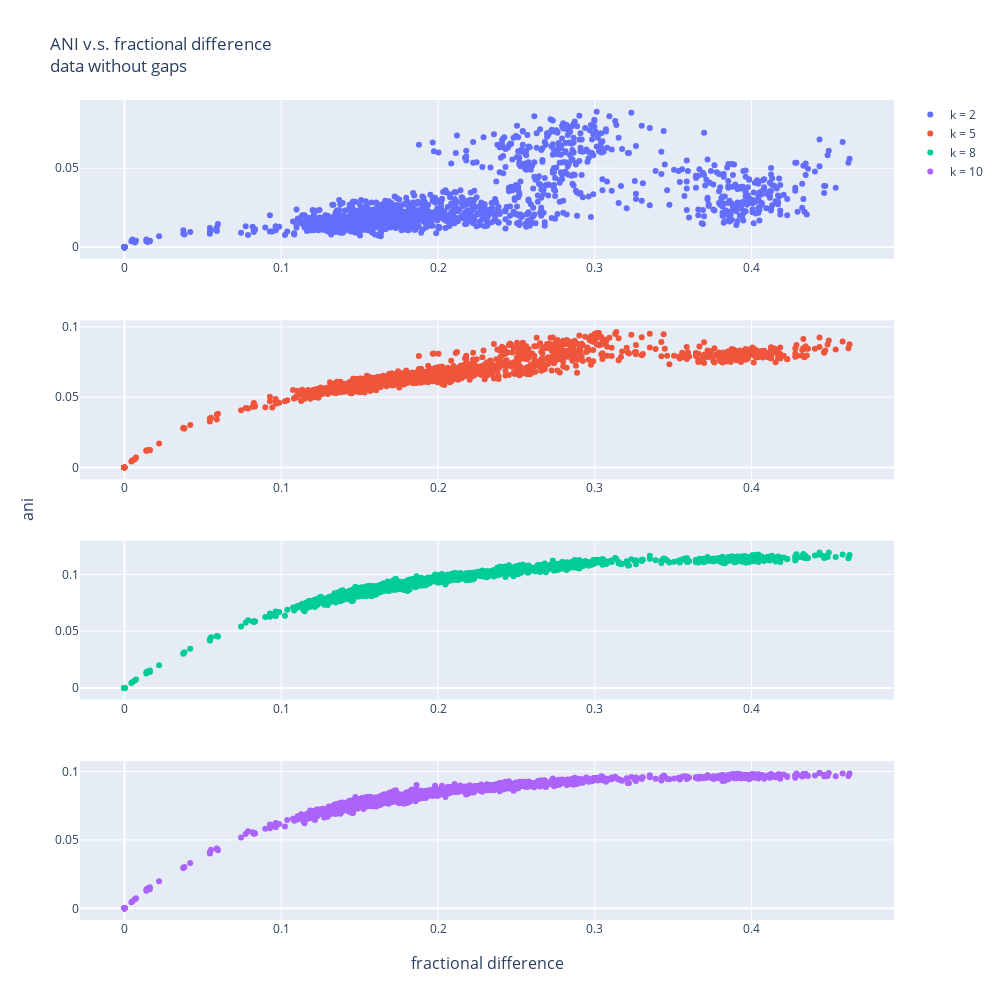

Notebook cell for this chart:
### Code cell
fig = make_subplots(rows=4, cols=1,
x_title="fractional difference", y_title="ani")

fig.add_trace(go.Scatter(
    x=frac_diff_degap,
    y=anis_k_2_degap,
    mode='markers',
    name='k = 2'
), row=1, col=1)

fig.add_trace(go.Scatter(
    x=frac_diff_degap,
    y=anis_k_5_degap,
    mode='markers',
    name='k = 5'
), row=2, col=1)

fig.add_trace(go.Scatter(
    x=frac_diff_degap,
    y=anis_k_8_degap, 
    mode='markers',
    name='k = 8'
), row=3, col=1)

fig.add_trace(go.Scatter(
    x=frac_diff_degap,
    y=anis_k_10_degap, 
    mode='markers',
    name='k = 10'
), row=4, col=1)

fig.update_layout(height=1000, width=1000, title_text="ANI v.s. fractional difference <br>data without gaps")
fig.show()

### Figure 1 — Plotly figure (JSON) as saved in the notebook; plotly's stock layout.template omitted (floating-point values rounded to 4 significant figures; data arrays with more than 128 entries replaced by an {"elided": "..."} marker saying what was removed)
{"data": [{"mode": "markers", "name": "k = 2", "type": "scatter", "x": {"elided": "1540 float values"}, "xaxis": "x", "y": {"elided": "1540 float values"}, "yaxis": "y"}, {"mode": "markers", "name": "k = 5", "type": "scatter", "x": {"elided": "1540 float values"}, "xaxis": "x2", "y": {"elided": "1540 float values"}, "yaxis": "y2"}, {"mode": "markers", "name": "k = 8", "type": "scatter", "x": {"elided": "1540 float values"}, "xaxis": "x3", "y": {"elided": "1540 float values"}, "yaxis": "y3"}, {"mode": "markers", "name": "k = 10", "type": "scatter", "x": {"elided": "1540 float values"}, "xaxis": "x4", "y": {"elided": "1540 float values"}, "yaxis": "y4"}], "layout": {"annotations": [{"font": {"size": 16}, "showarrow": false, "text": "fractional difference", "x": 0.5, "xanchor": "center", "xref": "paper", "y": 0, "yanchor": "top", "yref": "paper", "yshift": -30}, {"font": {"size": 16}, "showarrow": false, "text": "ani", "textangle": -90, "x": 0, "xanchor": "right", "xref": "paper", "xshift": -40, "y": 0.5, "yanchor": "middle", "yref": "paper"}], "height": 1000, "title": {"text": "ANI v.s. fractional difference <br>data without gaps"}, "width": 1000, "xaxis": {"anchor": "y", "domain": [0, 1]}, "xaxis2": {"anchor": "y2", "domain": [0, 1]}, "xaxis3": {"anchor": "y3", "domain": [0, 1]}, "xaxis4": {"anchor": "y4", "domain": [0, 1]}, "yaxis": {"anchor": "x", "domain": [0.8063, 1]}, "yaxis2": {"anchor": "x2", "domain": [0.5375, 0.7312]}, "yaxis3": {"anchor": "x3", "domain": [0.2687, 0.4625]}, "yaxis4": {"anchor": "x4", "domain": [0, 0.1938]}}}
